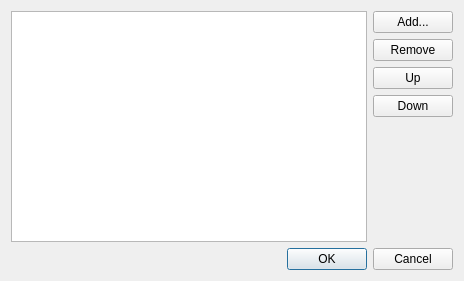
<?xml version="1.0" encoding="UTF-8"?>
<ui version="4.0">
 <class>AcceptLanguage</class>
 <widget class="QDialog" name="AcceptLanguage">
  <property name="geometry">
   <rect>
    <x>0</x>
    <y>0</y>
    <width>464</width>
    <height>281</height>
   </rect>
  </property>
  <property name="windowTitle">
   <string>Preferred Languages</string>
  </property>
  <layout class="QGridLayout" name="gridLayout">
   <item row="0" column="0">
    <widget class="QListWidget" name="listWidget"/>
   </item>
   <item row="0" column="1">
    <layout class="QVBoxLayout" name="verticalLayout">
     <item>
      <widget class="QPushButton" name="add">
       <property name="text">
        <string>Add...</string>
       </property>
      </widget>
     </item>
     <item>
      <widget class="QPushButton" name="remove">
       <property name="text">
        <string>Remove</string>
       </property>
      </widget>
     </item>
     <item>
      <widget class="QPushButton" name="up">
       <property name="text">
        <string>Up</string>
       </property>
      </widget>
     </item>
     <item>
      <widget class="QPushButton" name="down">
       <property name="text">
        <string>Down</string>
       </property>
      </widget>
     </item>
     <item>
      <spacer name="verticalSpacer">
       <property name="orientation">
        <enum>Qt::Vertical</enum>
       </property>
       <property name="sizeHint" stdset="0">
        <size>
         <width>20</width>
         <height>40</height>
        </size>
       </property>
      </spacer>
     </item>
    </layout>
   </item>
   <item row="1" column="0" colspan="2">
    <widget class="QDialogButtonBox" name="buttonBox">
     <property name="orientation">
      <enum>Qt::Horizontal</enum>
     </property>
     <property name="standardButtons">
      <set>QDialogButtonBox::Cancel|QDialogButtonBox::Ok</set>
     </property>
    </widget>
   </item>
  </layout>
 </widget>
 <resources/>
 <connections>
  <connection>
   <sender>buttonBox</sender>
   <signal>accepted()</signal>
   <receiver>AcceptLanguage</receiver>
   <slot>accept()</slot>
   <hints>
    <hint type="sourcelabel">
     <x>248</x>
     <y>254</y>
    </hint>
    <hint type="destinationlabel">
     <x>157</x>
     <y>274</y>
    </hint>
   </hints>
  </connection>
  <connection>
   <sender>buttonBox</sender>
   <signal>rejected()</signal>
   <receiver>AcceptLanguage</receiver>
   <slot>reject()</slot>
   <hints>
    <hint type="sourcelabel">
     <x>316</x>
     <y>260</y>
    </hint>
    <hint type="destinationlabel">
     <x>286</x>
     <y>274</y>
    </hint>
   </hints>
  </connection>
 </connections>
</ui>
